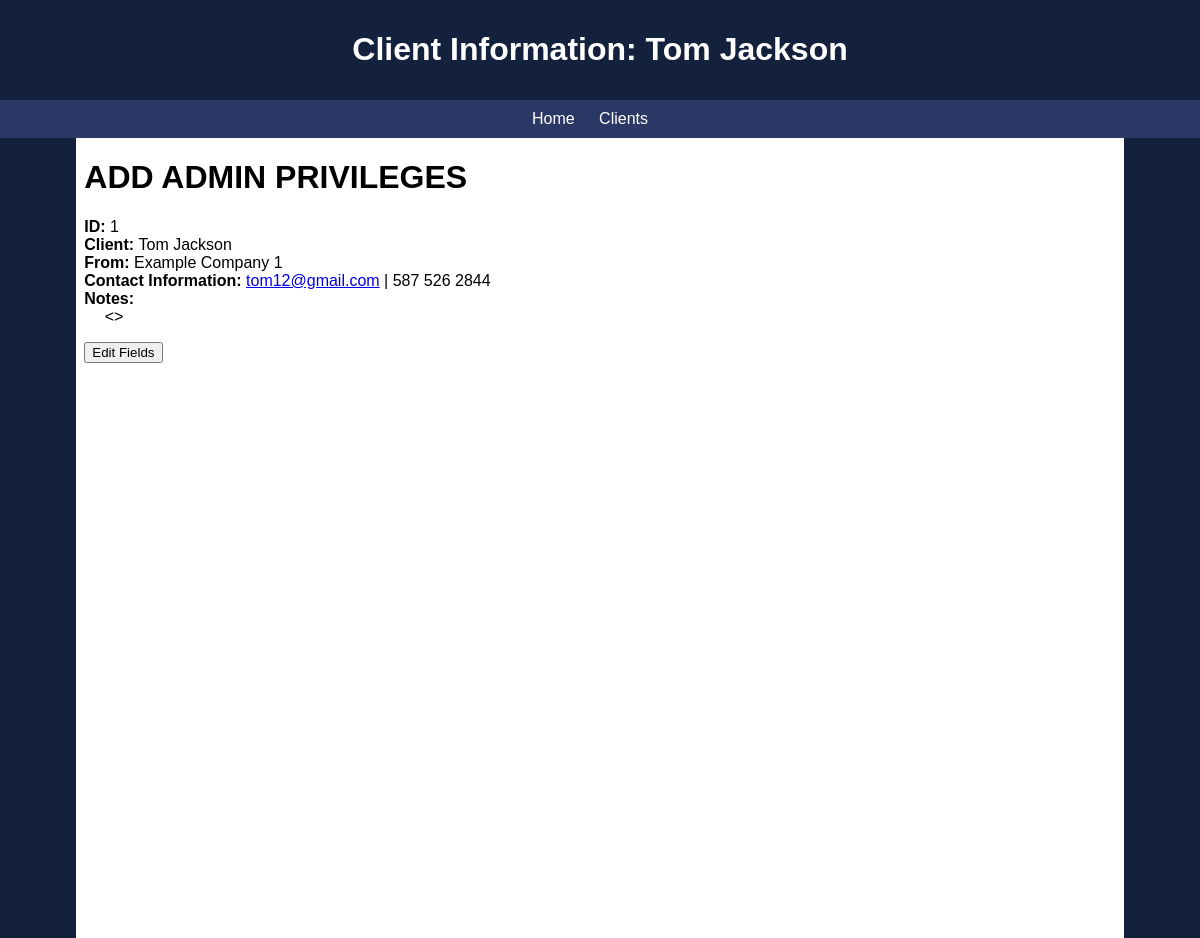
The app's page /1/, older data.
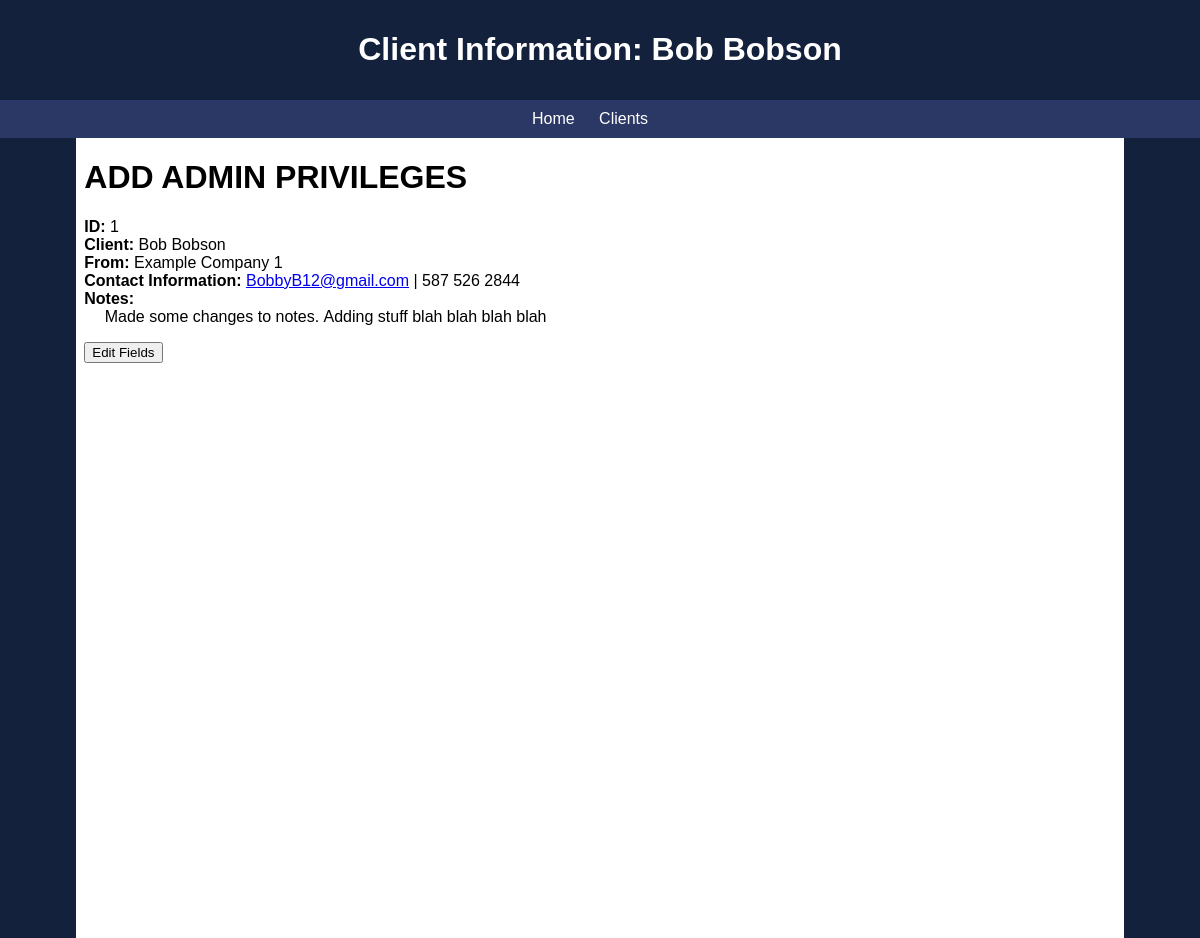
The same page, newer data.
### AppCRM/models.py (models this page shows)
class Clients(models.Model):
    first_name = models.CharField(max_length=200)
    last_name = models.CharField(max_length=200)
    email = models.EmailField(max_length=250)
    phone = models.CharField(max_length=200)
    company = models.CharField(max_length=300)
    notes = models.CharField(max_length=750, default="<No Available Notes>")

### AppCRM/views.py (the view)
# urls.py: path("<int:client>/",views.client_info,name="Info"),
def client_info(request, client):
    return render(request, "clientinfo.html", {"client": Clients.objects.get(id=client)})

### AppCRM/templates/clientinfo.html (shortened to what this page needs)
{% extends "base.html" %}
{% load static %}
{% block header_title %}Client Information: {{ client.first_name }} {{ client.last_name }}{% endblock %}
{% block content %}
    <h1>ADD ADMIN PRIVILEGES</h1>
    <p>
        <strong>ID: </strong> <span id="clientID">{{ client.id }}</span> <br>
        <strong>Client: </strong> <span id="clientFirstName" contenteditable="false">{{ client.first_name }}</span>
                                  <span id="clientLastName" contenteditable="false">{{ client.last_name }}</span>
        <br><strong>From: </strong><span id="companyField" contenteditable="false">{{ client.company }}</span> <br>
        <strong>Contact Information: </strong>
        <span id="emailField" contenteditable="false"><a href="mailto:{{ client.email }}">{{ client.email }}</a></span> |
        <span id="phoneField" contenteditable="false">{{ client.phone }}</span> <br>
        <strong>Notes: </strong> <br> &emsp; <span id="notesField" contenteditable="false">{{ client.notes }}</span>
    </p>
    <button>Edit Fields</button>
{% endblock %}

Row changes from the older to the newer data that the page shows:
changed Clients "Example Company 1": first_name "Tom" → "Bob"; last_name "Jackson" → "Bobson"; email "tom12@gmail.com" → "BobbyB12@gmail.com"; notes "<>" → "Made some changes to notes. Adding stuff blah blah blah blah"
